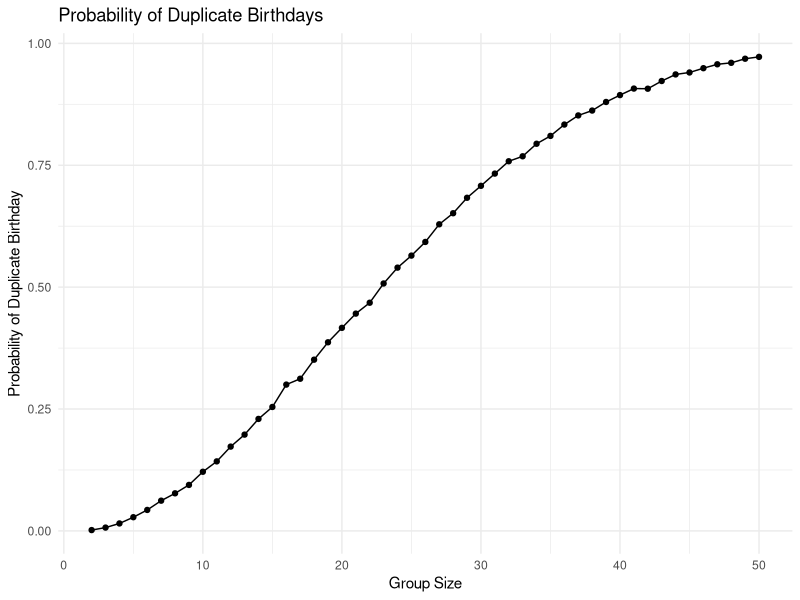

The R script that drew this image: (Note: this script raises an error after producing the figure.)
## ---- chunk 1
# setting up tidyverse library
library(tidyverse)

# setting chunk options
knitr::opts_chunk$set(
  fig.width = 6,
  fig.asp = .6,
  out.width = "90%"
)

# setting minimal theme and legend position
theme_set(theme_minimal() + theme(legend.position = "bottom"))

# setting continuous scales to viridis
options(
  ggplot2.continuous.colour = "viridis",
  ggplot2.continuous.fill = "viridis"
)

# setting discrete color scale to viridis
scale_colour_discrete = scale_colour_viridis_d

# setting discrete fill scale to viridis
scale_fill_discrete = scale_fill_viridis_d
## ---- chunk 2
# writing birthday function 
duplicate_birthdays = function(n) {
  
  # drawing “birthdays” for each person randomly
  birthdays = sample(1:365, n, replace = TRUE)

  # checking for duplicate birthdays
  duplicate_birthdays = length(unique(birthdays)) < n
  
  # returning duplicate birthdays
  return(duplicate_birthdays)
}
## ---- chunk 3
# simulating function and computing prob. that <= 2 people will share a birthday
birthday_probabilities_df =
  expand_grid(
    number_of_people = 2:50,
    iter = 1:10000
  ) |> 
  mutate(
    duplicates = map_lgl(number_of_people, duplicate_birthdays) 
  ) |>
   group_by(number_of_people) |>
  summarize(
    probability = mean(duplicates)
  ) |>
  print()
## ---- chunk 4
# making a plot showing the probability as a function of group size
birthday_probabilities_df |> 
  ggplot(aes(x = number_of_people, y = probability)) + 
  geom_point() + 
  geom_line() +
  labs(
    title = "Probability of Duplicate Birthdays",
    x = "Group Size",
    y = "Probability of Duplicate Birthday"
  )
## ---- chunk 5
# creating the data frame containing all file names
participants_df =
  participant_files =
  tibble(
    files = list.files("data/"),
    path = str_c("data/", files)
  ) |>
  print()
## ---- chunk 6
# iterating over file names and read in data for each subject 
participants_df = 
  participants_df |>   
  mutate(
     data = map(path,read_csv)
  ) |>
  unnest(data) |>
  print()
## ---- chunk 7
# manipulating file names to include control arm and subject ID; general tidying
participants_df =
  participants_df |>
  mutate(
    subject_id = str_replace(files, "\\.csv$", ""),
    arm = case_when(
      str_starts(subject_id, "con") ~ "Control",
      str_starts(subject_id, "cov") ~ "Control",
      str_starts(subject_id, "exp") ~ "Experimental"
    )
  ) |>
  pivot_longer(
    cols = starts_with("week_"),
    names_to = "week",
    values_to = "observation"
  ) |>
  mutate(
    week = as.numeric(str_remove(week, "week_"))
  ) |>
  select(subject_id, arm, week, observation) |>
  print()
## ---- chunk 8
# making a spaghetti plot showing observations on each subject over time
participants_df |>
  ggplot(aes(x = week, y = observation, group = subject_id, color = arm)) +
  geom_line() +
  geom_point() +
  labs(
    title = "Participant Observations Over Time",
    x = "Week",
    y = "Observation",
    color = "Study Arm"
  )
## ---- chunk 9
# setting the design elements and generating a one-sample t-test function
sim_t_test = function(n_obs = 30, mu = 0, sigma = 5) {

  sim_df =
    tibble(
      x = rnorm(n = n_obs, mean = mu, sd = sigma)
    )

  return_df =
    sim_df |>
    summarize(
      estimate = mean(x),
      p.value = broom::tidy(t.test(x, mu = 0))$p.value
    )

  return(return_df)

}
## ---- chunk 10
# generating 5000 datasets from the rnorm model
sim_results1_df =
  tibble(
    samp_size = rep(30, 5000)
  ) |> 
  mutate(
    est_df = map(samp_size, sim_t_test)
  ) |> 
  unnest(est_df) |>
  print()
## ---- chunk 11
# repeating simulation for population means from 0 to 6
sim_results2_df =
  expand_grid(
    mu = 0:6,
    iter = 1:5000
  ) |> 
  mutate(
    est_df = map(mu, ~sim_t_test(mu = .))
  ) |> 
  unnest(est_df) |> 
  print()
